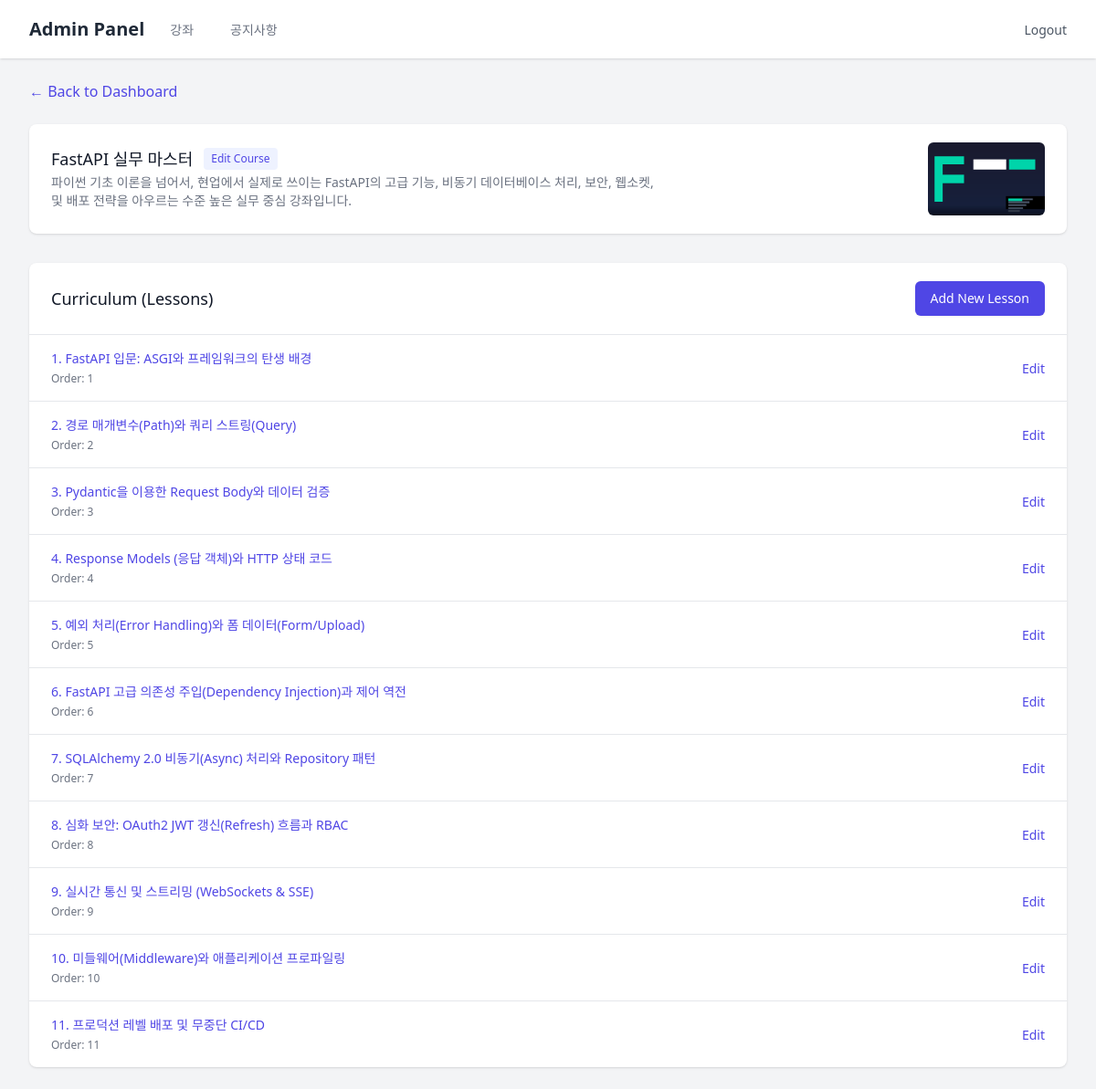
The page /admin/courses/6 (signed in) on the database as committed earlier.
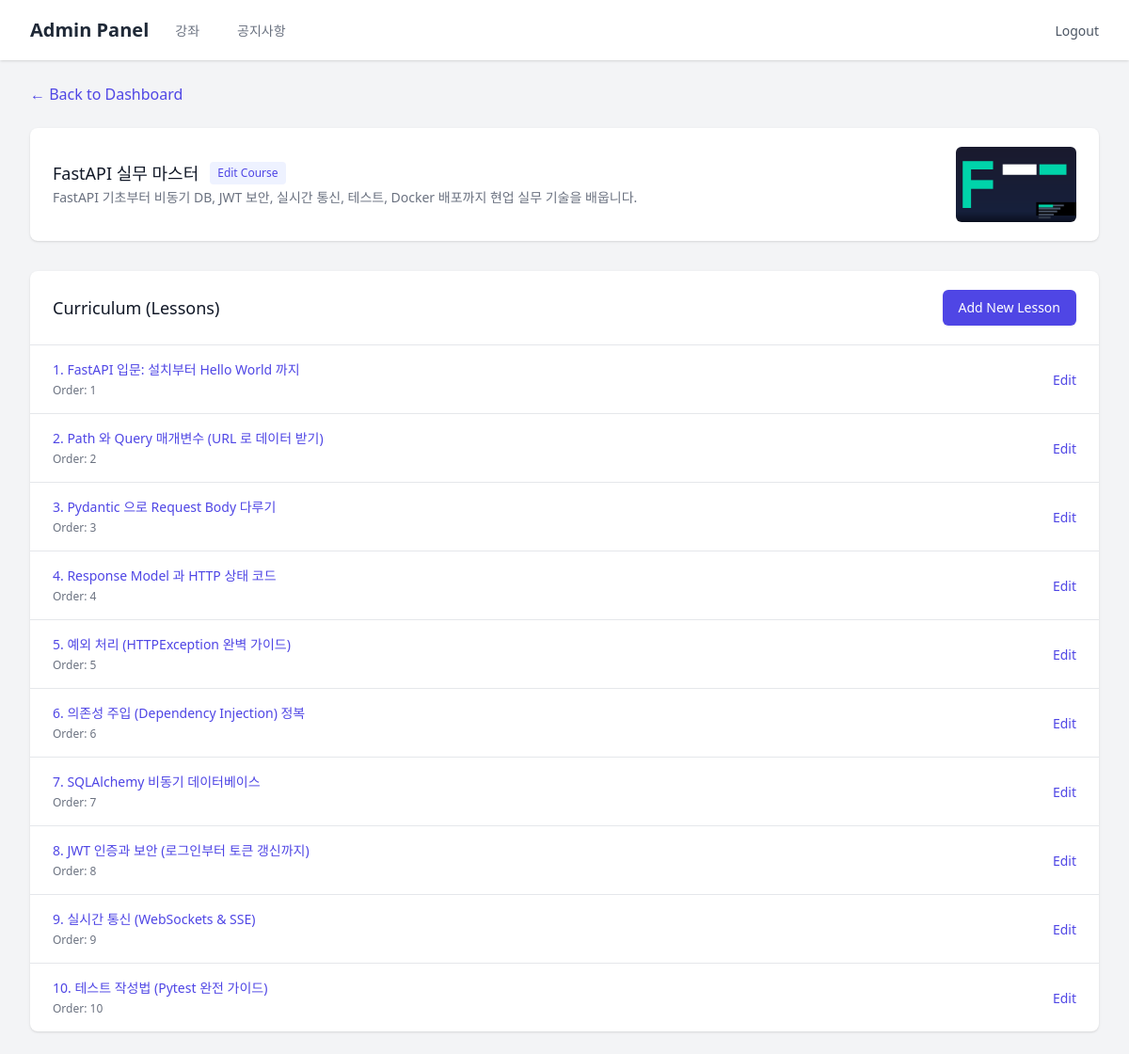
The same page on the database as committed later.
### models/__init__.py (models this page shows)
class Course(SQLModel, table=True):
    id: Optional[int] = Field(default=None, primary_key=True)
    title: str
    description: Optional[str] = None
    thumbnail_url: Optional[str] = None
    category_id: Optional[int] = Field(default=None, foreign_key="category.id")
    category: Optional[Category] = Relationship(back_populates="courses")
    lessons: List["Lesson"] = Relationship(back_populates="course", cascade_delete=True)

class Lesson(SQLModel, table=True):
    id: Optional[int] = Field(default=None, primary_key=True)
    title: str
    content: str
    order: int = Field(default=0)
    course_id: Optional[int] = Field(default=None, foreign_key="course.id")
    course: Optional[Course] = Relationship(back_populates="lessons")

### routers/admin.py (the view)
@router.get("/courses/{course_id}")
def course_details(
    request: Request,
    course_id: int,
    user: User = Depends(get_current_admin_user),
    session: Session = Depends(get_session)
):
    course = session.get(Course, course_id)
    if not course:
        raise HTTPException(status_code=404, detail="Course not found")
    lessons = session.exec(select(Lesson).where(Lesson.course_id == course_id).order_by(Lesson.order)).all()
    return templates.TemplateResponse(
        request=request, name="admin/course_detail.html", context={"user": user, "course": course, "lessons": lessons}
    )

### templates/admin/course_detail.html (shortened to what this page needs)
{% extends "admin/base.html" %}
{% block content %}
<div class="mb-6">
    <a href="/admin" class="text-indigo-600 hover:text-indigo-900 transition flex items-center gap-1">
        &larr; Back to Dashboard
    </a>
</div>
<div class="bg-white shadow overflow-hidden sm:rounded-lg mb-8">
    <div class="px-4 py-5 sm:px-6 flex justify-between items-center">
        <div>
            <div class="flex items-center gap-3">
                <h3 class="text-lg leading-6 font-medium text-gray-900">{{ course.title }}</h3>
                <a href="/admin/courses/{{ course.id }}/edit"
                    class="text-xs font-medium text-indigo-600 bg-indigo-50 px-2 py-1 rounded hover:bg-indigo-100 transition">Edit
                    Course</a>
            </div>
            <p class="mt-1 max-w-2xl text-sm text-gray-500">{{ course.description }}</p>
        </div>
        {% if course.thumbnail_url %}
        <div class="flex-shrink-0 h-20 w-32 relative">
            <img class="h-20 w-32 object-cover rounded-md" src="{{ course.thumbnail_url }}" alt="Thumbnail">
        </div>
        {% endif %}
    </div>
</div>
<div class="bg-white shadow overflow-hidden sm:rounded-lg">
    <div class="px-4 py-5 sm:px-6 flex justify-between items-center border-b border-gray-200">
        <h3 class="text-lg leading-6 font-medium text-gray-900">Curriculum (Lessons)</h3>
        <a href="/admin/courses/{{ course.id }}/lessons/new"
            class="inline-flex items-center px-4 py-2 border border-transparent text-sm font-medium rounded-md shadow-sm text-white bg-indigo-600 hover:bg-indigo-700">
            Add New Lesson
        </a>
    </div>
    <ul role="list" class="divide-y divide-gray-200">
        {% if lessons %}
        {% for lesson in lessons %}
        <li>
            <div class="px-4 py-4 sm:px-6 hover:bg-gray-50 flex justify-between items-center">
                <div>
                    <p class="text-sm font-medium text-indigo-600 truncate">{{ lesson.title }}</p>
                    <p class="text-xs text-gray-500 mt-1">Order: {{ lesson.order }}</p>
                </div>
                <div>
                    <a href="/admin/courses/{{ course.id }}/lessons/{{ lesson.id }}/edit"
                        class="text-sm font-medium text-indigo-600 hover:text-indigo-900">Edit</a>
                </div>
            </div>
        </li>
        {% endfor %}
        {% else %}
        <li class="px-4 py-5 sm:px-6 text-center text-gray-500">No lessons added yet.</li>
        {% endif %}
    </ul>
</div>
{% endblock %}

### templates/admin/base.html (shortened to what this page needs)
<!DOCTYPE html>
<html lang="en">
<head>
    <script src="https://cdn.tailwindcss.com"></script>
</head>
<body class="bg-gray-100 min-h-screen font-sans">
    {% if request.url.path != "/admin/login" %}
    <nav class="bg-white shadow">
        <div class="max-w-7xl mx-auto px-4 sm:px-6 lg:px-8">
            <div class="flex justify-between h-16">
                <div class="flex">
                    <div class="flex-shrink-0 flex items-center">
                        <a href="/admin" class="text-xl font-bold text-gray-800">Admin Panel</a>
                    </div>
                    <div class="hidden sm:ml-6 sm:flex sm:space-x-8">
                        <a href="/admin" class="border-transparent text-gray-500 hover:border-gray-300 hover:text-gray-700 inline-flex items-center px-1 pt-1 border-b-2 text-sm font-medium">
                            강좌
                        </a>
                        <a href="/admin/notices" class="border-transparent text-gray-500 hover:border-gray-300 hover:text-gray-700 inline-flex items-center px-1 pt-1 border-b-2 text-sm font-medium">
                            공지사항
                        </a>
                    </div>
                </div>
                <div class="flex items-center">
                    <form action="/auth/logout" method="get">
                        <button type="submit" class="text-sm text-gray-600 hover:text-gray-900 ml-4">Logout</button>
                    </form>
                </div>
            </div>
        </div>
    </nav>
    {% endif %}
    <main class="max-w-7xl mx-auto py-6 sm:px-6 lg:px-8">
        {% block content %}{% endblock %}
    </main>
</body>
</html>

Rows that differ between the two databases and show on the page:
removed Lesson: title "1. FastAPI 입문: ASGI와 프레임워크의 탄생 배경", order "1"
removed Lesson: title "2. 경로 매개변수(Path)와 쿼리 스트링(Query)", order "2"
removed Lesson: title "3. Pydantic을 이용한 Request Body와 데이터 검증", order "3"
removed Lesson: title "4. Response Models (응답 객체)와 HTTP 상태 코드", order "4"
removed Lesson: title "5. 예외 처리(Error Handling)와 폼 데이터(Form/Upload)", order "5"
removed Lesson: title "6. FastAPI 고급 의존성 주입(Dependency Injection)과 제어 역전", order "6"
removed Lesson: title "7. SQLAlchemy 2.0 비동기(Async) 처리와 Repository 패턴", order "7"
removed Lesson: title "8. 심화 보안: OAuth2 JWT 갱신(Refresh) 흐름과 RBAC", order "8"
removed Lesson: title "9. 실시간 통신 및 스트리밍 (WebSockets & SSE)", order "9"
removed Lesson: title "10. 미들웨어(Middleware)와 애플리케이션 프로파일링", order "10"
removed Lesson: title "11. 프로덕션 레벨 배포 및 무중단 CI/CD", order "11"
changed Course "FastAPI 실무 마스터": description "파이썬 기초 이론을 넘어서, 현업에서 실제로 쓰이는 FastAPI의 고급 기능, 비동기 데이터베이스 처리, 보안, 웹소켓, 및 배포 전략을 아우르는 수준 높은 실무 중심 강좌입니다." → "FastAPI 기초부터 비동기 DB, JWT 보안, 실시간 통신, 테스트, Docker 배포까지 현업 실무 기술을 배웁니다."
added Lesson: title "1. FastAPI 입문: 설치부터 Hello World 까지", order "1"
added Lesson: title "2. Path 와 Query 매개변수 (URL 로 데이터 받기)", order "2"
added Lesson: title "3. Pydantic 으로 Request Body 다루기", order "3"
added Lesson: title "4. Response Model 과 HTTP 상태 코드", order "4"
added Lesson: title "5. 예외 처리 (HTTPException 완벽 가이드)", order "5"
added Lesson: title "6. 의존성 주입 (Dependency Injection) 정복", order "6"
added Lesson: title "7. SQLAlchemy 비동기 데이터베이스", order "7"
added Lesson: title "8. JWT 인증과 보안 (로그인부터 토큰 갱신까지)", order "8"
added Lesson: title "9. 실시간 통신 (WebSockets & SSE)", order "9"
added Lesson: title "10. 테스트 작성법 (Pytest 완전 가이드)", order "10"
